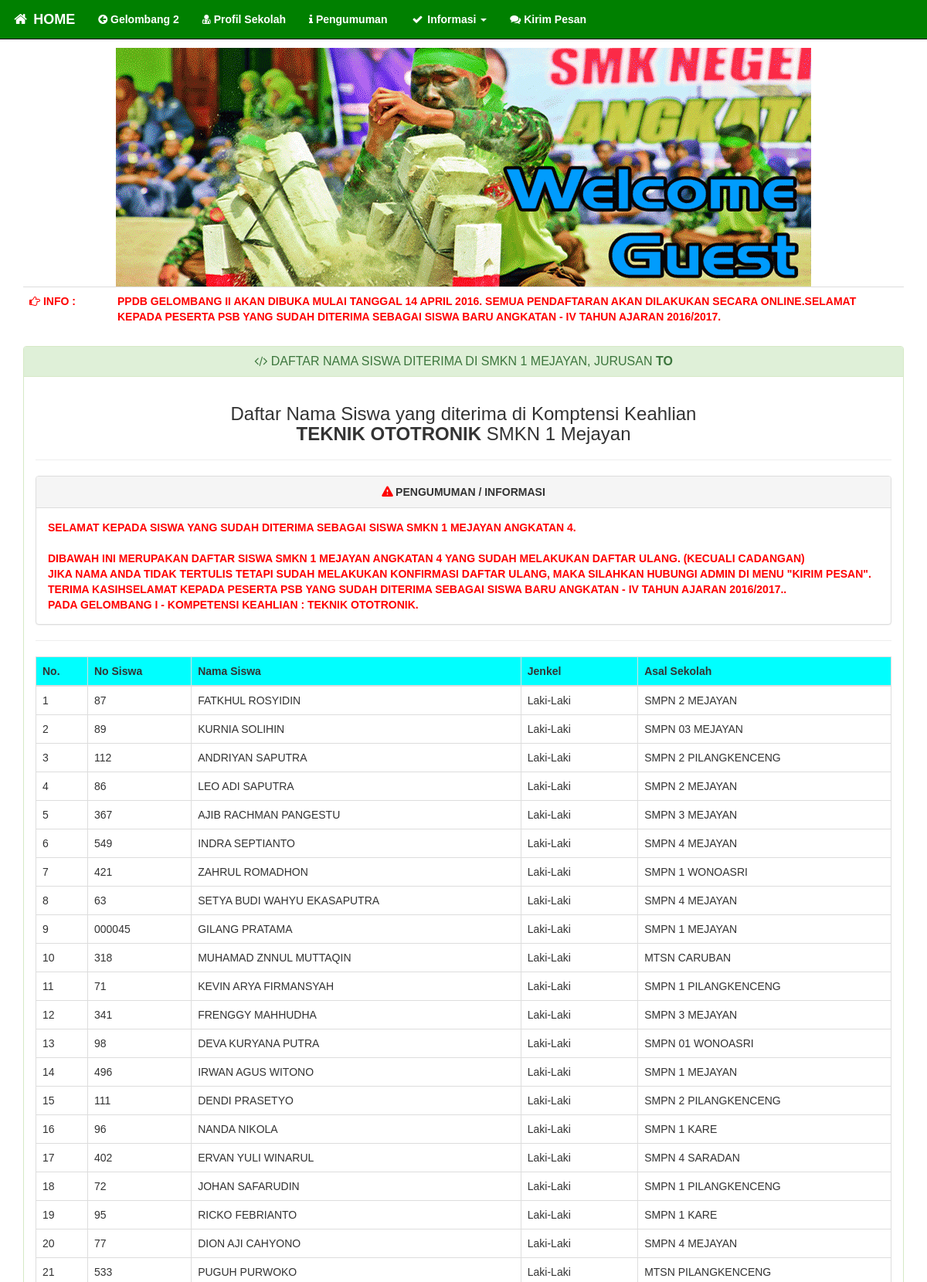
The app's page /Siswa-TO (upper part) with its own data.
### tables this page shows
CREATE TABLE `info` (
  `kode_user` varchar(10) NOT NULL,
  `isi` text NOT NULL,
  `untuk` varchar(20) NOT NULL
);

CREATE TABLE `bio_siswa` (
  `no_sementara` varchar(10) NOT NULL,
  `nama_siswa` varchar(150) NOT NULL,
  `tempat_lahir` varchar(30) NOT NULL,
  `tgl_lahir` date NOT NULL,
  `jenkel` enum('L','P') NOT NULL,
  `telp` varchar(50) NOT NULL,
  `agama` varchar(15) NOT NULL,
  `nama_ayah` varchar(150) NOT NULL,
  `nama_ibu` varchar(150) NOT NULL,
  `alamat` text NOT NULL,
  `pekerjaan_ayah` varchar(100) NOT NULL,
  `pekerjaan_ibu` varchar(100) NOT NULL,
  `asal_sekolah` varchar(100) NOT NULL,
  `jurusan` enum('TO','RPL','TPHP','TKR') NOT NULL,
  `raport_smt3` varchar(7) NOT NULL,
  `raport_smt4` varchar(7) NOT NULL,
  `raport_smt5` varchar(7) NOT NULL,
  `tes_tulis` varchar(7) NOT NULL,
  `piagam_akademik` varchar(7) NOT NULL,
  `piagam_olahraga` varchar(7) NOT NULL,
  `piagam_senibudaya` varchar(7) NOT NULL,
  `rata_total` varchar(20) NOT NULL,
  `diterima` enum('Y','N') NOT NULL DEFAULT 'N',
  `ruang` int(11) NOT NULL
);

### isi/diterima-to.php (the view, shortened to what this page needs)
<div class="panel panel-success">
<div class="panel-heading">
	<h2 class="panel-title" align="center"><i class="fa fa-code"></i>
		DAFTAR NAMA SISWA DITERIMA DI SMKN 1 MEJAYAN, JURUSAN <b>TO</b></h2>
</div>
<div class="panel-body">
<center><h3>Daftar Nama Siswa yang diterima di Komptensi Keahlian <BR>
<b>TEKNIK OTOTRONIK</b> SMKN 1 Mejayan</h3></center>
<hr>
<div class="panel panel-default">
	<div class="panel-heading" align="center">
		<b><i class="fa fa-warning pengumuman1"></i> PENGUMUMAN / INFORMASI</b>
	</div>
	<div class="panel-body pengumuman2"><?php $queryjalan = mysqli_query($koneksi, "select * from info where untuk='to'") or die("GAGAL ".mysqli_error($koneksi)); while($jalan = mysqli_fetch_array($queryjalan)){ echo strtoupper($jalan['isi']); } ?>
	</div>
</div>
<hr>
<div class="table-responsive">
<table class="table table-bordered table-hover">
<thead>
	<th>No.</th>
	<th>No Siswa</th>
	<th>Nama Siswa</th>
	<th>Jenkel</th>
	<th>Asal Sekolah</th>
</thead>
<tbody>
<?php
$query = mysqli_query($koneksi,"select * from bio_siswa where jurusan='TO' and diterima='Y' order by rata_total desc limit 64");
$no=1;
while($t = mysqli_fetch_array($query)){ ?>
<tr>
	<td><?php echo $no; ?></td>
	<td><?php echo $t['no_sementara']; ?></td>
	<td><?php echo strtoupper($t['nama_siswa']); ?></td>
	<td><?php if($t['jenkel']=='L'){echo "Laki-Laki";}else{echo "Perempuan";} ?></td>
	<td><?php echo strtoupper($t['asal_sekolah']); ?></td>
</tr>
<?php $no++; } ?>
</tbody>
</table>
</div>
</div>
</div>

### index.php (shortened to what this page needs)
<?php
include 'config/koneksi.php';
?>
<!DOCTYPE html>
<html>
<head>
<link rel="stylesheet" type="text/css" href="asset/css/bootstrap.css">
<link href="asset/font-awesome/css/font-awesome.min.css" rel="stylesheet" type="text/css">
<link rel="stylesheet" href="asset/fancy/jquery.fancybox.css?v=2.1.0" type="text/css"/>
</head>
<body>
<div class="container">
	<div class="row clearfix">
		<div class="col-md-12 column">
			<nav class="navbar navbar-default navbar-fixed-top navbar-inverse" role="navigation">
				<div class="navbar-header">
					 	 <a class="navbar-brand" href="Utama"><font color="white"><b><i class="fa fa-home fa-fw"></i> HOME</b></font></a>
				</div>
				<div class="collapse navbar-collapse" id="bs-example-navbar-collapse-1">
						<?php include 'menu.php';?>
				</div>
			</nav>
		</div>
	</div>
<br><hr>
<div class="row">
<div class="col-md-12">
	<center><img src="asset/img/2Header.gif" class="img-responsive"></center>
</div>
</div>
<div class="row">
<div class="col-sm-12">
<table width="100%" class="table table-hover">
	<tr>
		<td width="10%" class="pengumuman1"><i class="fa fa-hand-o-right"></i> INFO : </td>
		<td width="90%" class="pengumuman2"><marquee><?php $queryjalan = mysqli_query($koneksi, "select * from info where untuk='jalan'") or die("GAGAL ".mysqli_error($koneksi)); while($jalan = mysqli_fetch_array($queryjalan)){ echo strtoupper($jalan['isi']); } ?></marquee></td>
	</tr>
</table>
<?php
$hal = $_GET['halaman'];
if($hal == 'Utama'){
	require_once 'isi/utama.php';
}else if($hal == 'Profil-SMK'){
	require_once 'isi/profil.php';
}
else if($hal == 'Pengumuman'){
	require_once 'isi/pengumuman.php';
}
else if($hal == 'Diterima-TO'){
	require_once 'isi/diterima-to.php';
}else if($hal == 'Diterima-RPL'){
	require_once 'isi/diterima-rpl.php';
}else if($hal == 'Diterima-TPHP'){
	require_once 'isi/diterima-tphp.php';
}else if($hal == 'Diterima-TKR'){
	require_once 'isi/diterima-tkr.php';
}
 ?>
</div>
</div>
</div>
</body>
</html>

### menu.php (shortened to what this page needs)
<ul class="nav navbar-nav">
		<li>
			<a href="http://gelombang2.psbsmkn1mejayan.id" title="Menuju Ke Website Gelombang 2 PSB SMKN 1 Mejayan"><font color="white">
			<i class="fa fa-arrow-circle-left"></i> <b>Gelombang 2</b></font></a>
		</li>
		<li>
			<a href="Profil-Sekolah"><font color="white">
			<i class="fa fa-user-md"></i> <b>Profil Sekolah</b></font></a>
		</li>
		<li>
			<a href="Pengumuman-PSB"><font color="white">
			<i class="fa fa-info"></i> <b>Pengumuman</b></font></a>
		</li>
		<li class="dropdown">
		 <a href="#" class="dropdown-toggle" data-toggle="dropdown"><font color="white">
	 		<i class="fa fa-check fa-fw"></i> <b>Informasi</b> <strong class="caret"></strong></font></a>
		</li>
		<li>
			<a href="Kirim-Pesan"><font color="white">
				<i class="fa fa-comments"></i> <b>Kirim Pesan</b>
			</font></a>
		</li>
	</ul>

### index.php (style rules this page uses)
body { font-family: Arial; }
.pengumuman1 { color: red; font-weight: bold; font-size: 14px; }
.pengumuman2 { color: red; font-weight: bold; font-size: 14px; }
.navbar-inverse { background-color: green; color: #FF0000; }

### isi/diterima-to.php (style rules this page uses)
th { background-color: cyan; }

### records on screen
info: isi "PPDB GELOMBANG II AKAN DIBUKA MULAI TANGGAL 14 APRIL 2016. SEMUA PENDAFTARAN AKAN DILAKUKAN SECARA ONLINE."
info: isi "SELAMAT KEPADA PESERTA PSB YANG SUDAH DITERIMA SEBAGAI SISWA BARU ANGKATAN - IV TAHUN AJARAN 2016/2017."
info: isi "SELAMAT KEPADA SISWA YANG SUDAH DITERIMA SEBAGAI SISWA SMKN 1 MEJAYAN ANGKATAN 4. DIBAWAH INI MERUPAKAN DAFTAR SISWA SMKN 1 MEJAYAN ANGKATAN 4 YANG SUDAH MELAKUKAN DAFTAR ULANG. (KECUALI CADANGAN) JIKA NAMA ANDA TIDAK TERTULIS TETAPI SUDAH MELAKUKAN KONFIRMASI DAFTAR ULANG, MAKA SILAHKAN HUBUNGI ADMIN DI MENU \"KIRIM PESAN\". TERIMA KASIH"
info: isi "SELAMAT KEPADA PESERTA PSB YANG SUDAH DITERIMA SEBAGAI SISWA BARU ANGKATAN - IV TAHUN AJARAN 2016/2017.. PADA GELOMBANG I - KOMPETENSI KEAHLIAN : TEKNIK OTOTRONIK."
bio_siswa: no_sementara "87", nama_siswa "FATKHUL ROSYIDIN", jenkel "Laki-Laki", asal_sekolah "SMPN 2 MEJAYAN"
bio_siswa: no_sementara "89", nama_siswa "KURNIA SOLIHIN", jenkel "Laki-Laki", asal_sekolah "SMPN 03 MEJAYAN"
bio_siswa: no_sementara "112", nama_siswa "ANDRIYAN SAPUTRA", jenkel "Laki-Laki", asal_sekolah "SMPN 2 PILANGKENCENG"
bio_siswa: no_sementara "86", nama_siswa "LEO ADI SAPUTRA", jenkel "Laki-Laki", asal_sekolah "SMPN 2 MEJAYAN"
bio_siswa: no_sementara "367", nama_siswa "AJIB RACHMAN PANGESTU", jenkel "Laki-Laki", asal_sekolah "SMPN 3 MEJAYAN"
bio_siswa: no_sementara "549", nama_siswa "INDRA SEPTIANTO", jenkel "Laki-Laki", asal_sekolah "SMPN 4 MEJAYAN"
bio_siswa: no_sementara "421", nama_siswa "ZAHRUL ROMADHON", jenkel "Laki-Laki", asal_sekolah "SMPN 1 WONOASRI"
bio_siswa: no_sementara "63", nama_siswa "SETYA BUDI WAHYU EKASAPUTRA", jenkel "Laki-Laki", asal_sekolah "SMPN 4 MEJAYAN"
bio_siswa: no_sementara "000045", nama_siswa "GILANG PRATAMA", jenkel "Laki-Laki", asal_sekolah "SMPN 1 MEJAYAN"
bio_siswa: no_sementara "318", nama_siswa "MUHAMAD ZNNUL MUTTAQIN", jenkel "Laki-Laki", asal_sekolah "MTSN CARUBAN"
bio_siswa: no_sementara "71", nama_siswa "KEVIN ARYA FIRMANSYAH", jenkel "Laki-Laki", asal_sekolah "SMPN 1 PILANGKENCENG"
bio_siswa: no_sementara "341", nama_siswa "FRENGGY MAHHUDHA", jenkel "Laki-Laki", asal_sekolah "SMPN 3 MEJAYAN"
bio_siswa: no_sementara "98", nama_siswa "DEVA KURYANA PUTRA", jenkel "Laki-Laki", asal_sekolah "SMPN 01 WONOASRI"
bio_siswa: no_sementara "496", nama_siswa "IRWAN AGUS WITONO", jenkel "Laki-Laki", asal_sekolah "SMPN 1 MEJAYAN"
bio_siswa: no_sementara "111", nama_siswa "DENDI PRASETYO", jenkel "Laki-Laki", asal_sekolah "SMPN 2 PILANGKENCENG"
bio_siswa: no_sementara "96", nama_siswa "NANDA NIKOLA", jenkel "Laki-Laki", asal_sekolah "SMPN 1 KARE"
bio_siswa: no_sementara "402", nama_siswa "ERVAN YULI WINARUL", jenkel "Laki-Laki", asal_sekolah "SMPN 4 SARADAN"
bio_siswa: no_sementara "72", nama_siswa "JOHAN SAFARUDIN", jenkel "Laki-Laki", asal_sekolah "SMPN 1 PILANGKENCENG"
bio_siswa: no_sementara "95", nama_siswa "RICKO FEBRIANTO", jenkel "Laki-Laki", asal_sekolah "SMPN 1 KARE"
bio_siswa: no_sementara "77", nama_siswa "DION AJI CAHYONO", jenkel "Laki-Laki", asal_sekolah "SMPN 4 MEJAYAN"
bio_siswa: no_sementara "533", nama_siswa "PUGUH PURWOKO", jenkel "Laki-Laki", asal_sekolah "MTSN PILANGKENCENG"
